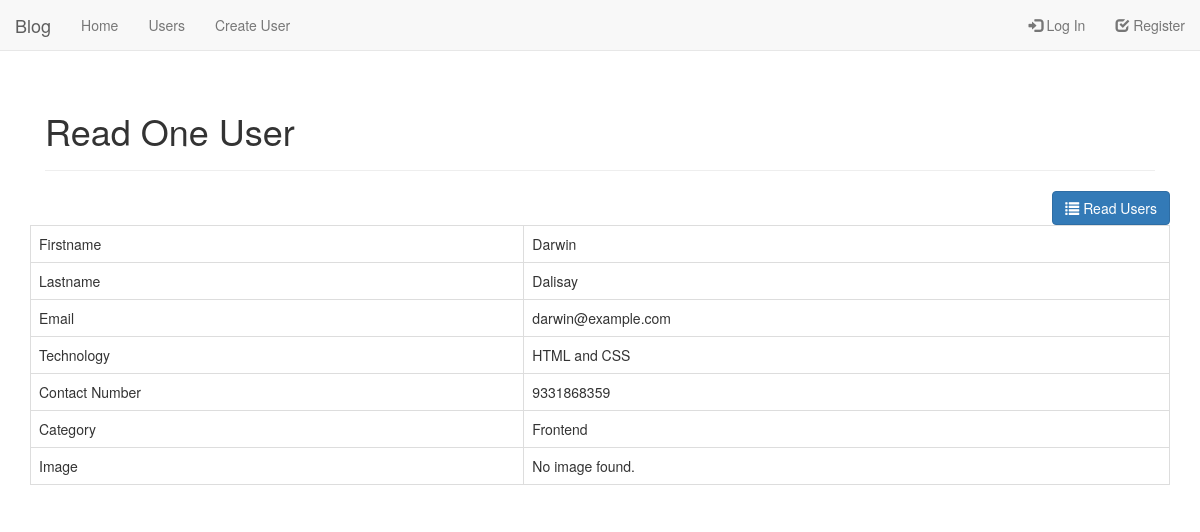
The page /read_one.php?id=4 on the database its author committed.
### tables this page shows
CREATE TABLE `users` (
  `id` int(11) NOT NULL,
  `firstname` varchar(32) NOT NULL,
  `lastname` varchar(32) NOT NULL,
  `email` varchar(64) NOT NULL,
  `contact_number` varchar(64) NOT NULL,
  `address` text NOT NULL,
  `category_id` int(11) NOT NULL,
  `technology` varchar(255) NOT NULL,
  `image` varchar(255) NOT NULL,
  `password` varchar(512) NOT NULL,
  `access_level` varchar(16) NOT NULL,
  `access_code` text NOT NULL,
  `status` int(11) NOT NULL COMMENT '0=pending,1=confirmed',
  `created` datetime NOT NULL,
  `modified` timestamp NOT NULL DEFAULT CURRENT_TIMESTAMP ON UPDATE CURRENT_TIMESTAMP
);

CREATE TABLE `categories` (
  `id` int(11) NOT NULL,
  `name` varchar(255) NOT NULL
);

### objects/user.php (called while the page is built, shortened)
<?php
class User {
  private $conn;
  private $table_name = "users";
  public $id;
  public function __construct($db) {
    $this->conn = $db;
  }
  function readOne() {
    $query = "SELECT
                firstname, lastname, email, technology, category_id, contact_number, image
              FROM
              " . $this->table_name . "
              WHERE id = ?
              LIMIT
                 0,1";
    $stmt = $this->conn->prepare($query);
    $stmt->bindParam(1, $this->id);
    $stmt->execute();
    $row = $stmt->fetch(PDO::FETCH_ASSOC);
    $this->firstname = $row['firstname'];
    $this->lastname = $row['lastname'];
    $this->email = $row['email'];
    $this->technology = $row['technology'];
    $this->contact_number = $row['contact_number'];
    $this->image = $row['image'];
  }
}
 ?>

### objects/category.php (called while the page is built, shortened)
<?php
class Category {
  private $conn;
  private $table_name = "categories";
  public $id;
  public function __construct($db) {
    $this->conn = $db;
  }
  function readName() {
    $query = "SELECT name FROM " . $this->table_name . " WHERE id = ? LIMIT 0,1";
    $stmt = $this->conn->prepare($query);
    $stmt->bindParam(1, $this->id);
    $stmt->execute();
    $row = $stmt->fetch(PDO::FETCH_ASSOC);
    $this->name = $row['name'];
  }
}
 ?>

### read_one.php (the view, shortened to what this page needs)
<?php
$id = isset($_GET['id']) ? $_GET['id'] : die('ERROR: missing ID.');
include_once 'objects/user.php';
include_once 'objects/category.php';
$database = new Database();
$db = $database->getConnection();
$user = new User($db);
$category = new Category($db);
$user->id = $id;
$user->readOne();
include_once 'layout_head.php';
echo "<div class='right-button-margin'>";
  echo "<a href='index.php' class='btn btn-primary pull-right'>";
    echo "<span class='glyphicon glyphicon-list'></span> Read Users";
  echo "</a>";
echo "</div>";
echo "<table class='table table-hover table-responsive table-bordered'>";
    echo "<tr>";
      echo "<td>Firstname</td>";
      echo "<td>{$user->firstname}</td>";
    echo "</tr>";
    echo "<tr>";
      echo "<td>Lastname</td>";
      echo "<td>{$user->lastname}</td>";
    echo "</tr>";
    echo "<tr>";
      echo "<td>Email</td>";
      echo "<td>{$user->email}</td>";
    echo "</tr>";
    echo "<tr>";
      echo "<td>Technology</td>";
      echo "<td>{$user->technology}</td>";
    echo "</tr>";
    echo "<tr>";
      echo "<td>Contact Number</td>";
      echo "<td>{$user->contact_number}</td>";
    echo "</tr>";
    echo "<tr>";
      echo "<td>Category</td>";
      echo "<td>";
        $category->id = $user->category_id;
        $category->readName();
        echo $category->name;
      echo "</td>";
    echo "</tr>";
    echo "<tr>";
      echo "<td>Image</td>";
      echo "<td>";
        echo $user->image ? "<img src = 'uploads/{$product->image}' style='width:300px;' /> " : "No image found.";
      echo "</td>";
    echo "</tr>";
echo "</table>";
include_once 'layout_head.php';
 ?>

### rows shown on the page
users: firstname "Darwin", lastname "Dalisay", email "darwin@example.com", technology "HTML and CSS", contact_number "9331868359"
categories: name "Frontend"

### other values the page prints
$page_title "Read One User"
